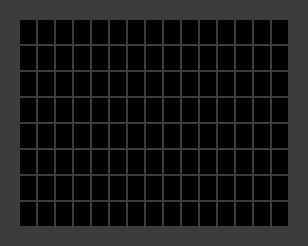
Frame 1 (no input)
Frame 60 (no input): identical to frame 1, image omitted
Frame 120 (the mouse pressed at the canvas centre since frame 60): identical to frame 1, image omitted

The p5.js sketch that drew this single still picture (run headless with seeded random() and noise() and a simulated clock; from frame 60 on, the mouse is pressed at the canvas centre):

// p5.js sketch
// ── sketch.js
let dimensions;
let letterSize;
let mainMargin;
let letterMargin;
let desiredLetters;
let input;
let canvasDims;
let currLetters;
let acceptedChars;

function setup() {

    let chars = "abcdefghijklmnopqrstuvwxyzABCDEFGHIJKLMNOPQRSTUVWXYZ1234567890!@#$%^&*()_',.? ";
    acceptedChars = [];
    for(let i = 0; i < chars.length; i++) {
        acceptedChars.push(chars[i]);
    }

    dimensions = createVector(15, 8);
    letterSize = createVector(16, 24);
    mainMargin = 20;
    letterMargin = 2;
    desiredLetters = Array(dimensions.x * dimensions.y).fill(' ');
    currLetters = [...desiredLetters];
    // currLetters = desiredLetters;
    input = createElement("textarea");
    input.input(myInputEvent);
    canvasDims = createVector(2 * mainMargin + letterSize.x * dimensions.x + letterMargin * (dimensions.x - 1), 
    2 * mainMargin + letterSize.y * dimensions.y + letterMargin * (dimensions.y - 1));    
    
    createCanvas(canvasDims.x, canvasDims.y);
}

function myInputEvent() {
    let i;
    for(i = 0; i < this.value().length && i < desiredLetters.length; i++) {
        desiredLetters[i] = this.value()[i];
    }
    for( ; i < desiredLetters.length; i++) {
        desiredLetters[i] = ' ';
    }
    
}

function updateLetters() {
    
    for(let i = 0; i < currLetters.length; i++) {
        if(desiredLetters[i] == currLetters[i]) {
            continue;
        }
        let ind = acceptedChars.indexOf(currLetters[i]);
        ind++;
        if(ind >= acceptedChars.length) {
            ind = 0;
        }
        currLetters[i] = acceptedChars[ind];
    }
}

function drawLetters() {
    strokeWeight(0);
    let posX = mainMargin;
    let posY = mainMargin;
    let xLetters = 0; 
    textAlign(CENTER, CENTER);
    textStyle(BOLD);
    for(let i = 0; i < desiredLetters.length; i++) {
        fill(0);
        rect(posX, posY, letterSize.x, letterSize.y);
        fill(255);
        text(currLetters[i], posX + letterSize.x/2, posY + letterSize.y/2);
        posX += letterMargin + letterSize.x;
        xLetters++;
        if(xLetters >= dimensions.x) {
            posX = mainMargin;
            xLetters = 0;
            posY += letterMargin + letterSize.y;
        }
    }
}

function draw() {
    background(60);

    if(frameCount % 2 == 0) {
        updateLetters();
    }


    drawLetters();
    console.log(desiredLetters);
}
